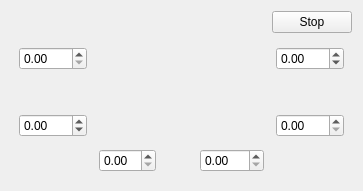
     <widget class="QWidget" name="tab_2">
      <attribute name="title">
       <string>Scans</string>
      </attribute>
      <layout class="QVBoxLayout" name="verticalLayout_2" stretch="0,1">
       <item>
        <layout class="QHBoxLayout" name="horizontalLayout">
         <item>
          <spacer name="horizontalSpacer">
           <property name="orientation">
            <enum>Qt::Horizontal</enum>
           </property>
           <property name="sizeHint" stdset="0">
            <size>
             <width>40</width>
             <height>20</height>
            </size>
           </property>
          </spacer>
         </item>
         <item>
          <widget class="QPushButton" name="PB_stop">
           <property name="text">
            <string>Stop</string>
           </property>
          </widget>
         </item>
        </layout>
       </item>
       <item>
        <layout class="QGridLayout" name="gridLayout">
         <property name="leftMargin">
          <number>4</number>
         </property>
         <property name="topMargin">
          <number>4</number>
         </property>
         <property name="rightMargin">
          <number>4</number>
         </property>
         <property name="bottomMargin">
          <number>4</number>
         </property>
         <property name="spacing">
          <number>4</number>
         </property>
         <item row="0" column="0">
          <layout class="QVBoxLayout" name="verticalLayout_4">
           <property name="spacing">
            <number>4</number>
           </property>
           <property name="leftMargin">
            <number>4</number>
           </property>
           <property name="topMargin">
            <number>4</number>
           </property>
           <property name="rightMargin">
            <number>4</number>
           </property>
           <property name="bottomMargin">
            <number>4</number>
           </property>
           <item>
            <widget class="QDoubleSpinBox" name="SB_ylim01"/>
           </item>
           <item>
            <spacer name="verticalSpacer">
             <property name="orientation">
              <enum>Qt::Vertical</enum>
             </property>
             <property name="sizeHint" stdset="0">
              <size>
               <width>20</width>
               <height>40</height>
              </size>
             </property>
            </spacer>
           </item>
           <item>
            <widget class="QDoubleSpinBox" name="SB_ylim00">
             <property name="minimum">
              <double>-999.000000000000000</double>
             </property>
             <property name="maximum">
              <double>999.000000000000000</double>
             </property>
            </widget>
           </item>
          </layout>
         </item>
         <item row="0" column="1">
          <layout class="QGridLayout" name="GL_plot"/>
         </item>
         <item row="1" column="1">
          <layout class="QHBoxLayout" name="horizontalLayout_2">
           <property name="spacing">
            <number>4</number>
           </property>
           <property name="leftMargin">
            <number>4</number>
           </property>
           <property name="topMargin">
            <number>4</number>
           </property>
           <property name="rightMargin">
            <number>4</number>
           </property>
           <property name="bottomMargin">
            <number>4</number>
           </property>
           <item>
            <widget class="QDoubleSpinBox" name="SB_xlim0"/>
           </item>
           <item>
            <spacer name="horizontalSpacer_2">
             <property name="orientation">
              <enum>Qt::Horizontal</enum>
             </property>
             <property name="sizeHint" stdset="0">
              <size>
               <width>40</width>
               <height>20</height>
              </size>
             </property>
            </spacer>
           </item>
           <item>
            <widget class="QDoubleSpinBox" name="SB_xlim1">
             <property name="maximum">
              <double>999.000000000000000</double>
             </property>
            </widget>
           </item>
          </layout>
         </item>
         <item row="0" column="2">
          <layout class="QVBoxLayout" name="verticalLayout_5">
           <property name="spacing">
            <number>4</number>
           </property>
           <property name="leftMargin">
            <number>4</number>
           </property>
           <property name="topMargin">
            <number>4</number>
           </property>
           <property name="rightMargin">
            <number>4</number>
           </property>
           <property name="bottomMargin">
            <number>4</number>
           </property>
           <item>
            <widget class="QDoubleSpinBox" name="SB_ylim11">
             <property name="minimum">
              <double>-999.000000000000000</double>
             </property>
             <property name="maximum">
              <double>999.000000000000000</double>
             </property>
            </widget>
           </item>
           <item>
            <spacer name="verticalSpacer_2">
             <property name="orientation">
              <enum>Qt::Vertical</enum>
             </property>
             <property name="sizeHint" stdset="0">
              <size>
               <width>20</width>
               <height>40</height>
              </size>
             </property>
            </spacer>
           </item>
           <item>
            <widget class="QDoubleSpinBox" name="SB_ylim10"/>
           </item>
          </layout>
         </item>
        </layout>
       </item>
      </layout>
     </widget>
